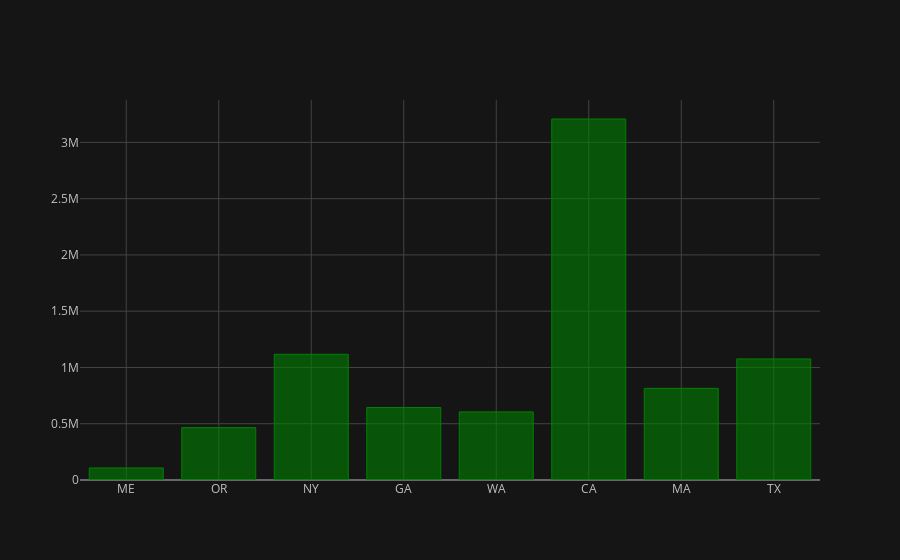

The notebook cell saved with this chart:
### Code cell
df5.iplot(x='State',y='Sales',kind='bar',color='green')

### Figure 1 — Plotly figure (JSON) as saved in the notebook; plotly's stock layout.template omitted (floating-point values rounded to 4 significant figures)
{"data": [{"marker": {"color": "rgba(0, 128, 0, 0.6)", "line": {"color": "rgba(0, 128, 0, 1.0)", "width": 1}}, "name": "Sales", "orientation": "v", "text": "", "type": "bar", "x": ["ME", "OR", "NY", "GA", "WA", "CA", "MA", "TX"], "y": [107100, 465800, 1116900, 644300, 605200, 3207900, 814300, 1076100]}], "layout": {"legend": {"bgcolor": "#151516", "font": {"color": "#D9D9D9"}}, "paper_bgcolor": "#151516", "plot_bgcolor": "#151516", "title": {"font": {"color": "#D9D9D9"}}, "xaxis": {"gridcolor": "#434343", "showgrid": true, "tickfont": {"color": "#C2C2C2"}, "title": {"font": {"color": "#D9D9D9"}, "text": ""}, "zerolinecolor": "#666570"}, "yaxis": {"gridcolor": "#434343", "showgrid": true, "tickfont": {"color": "#C2C2C2"}, "title": {"font": {"color": "#D9D9D9"}, "text": ""}, "zerolinecolor": "#666570"}}}
